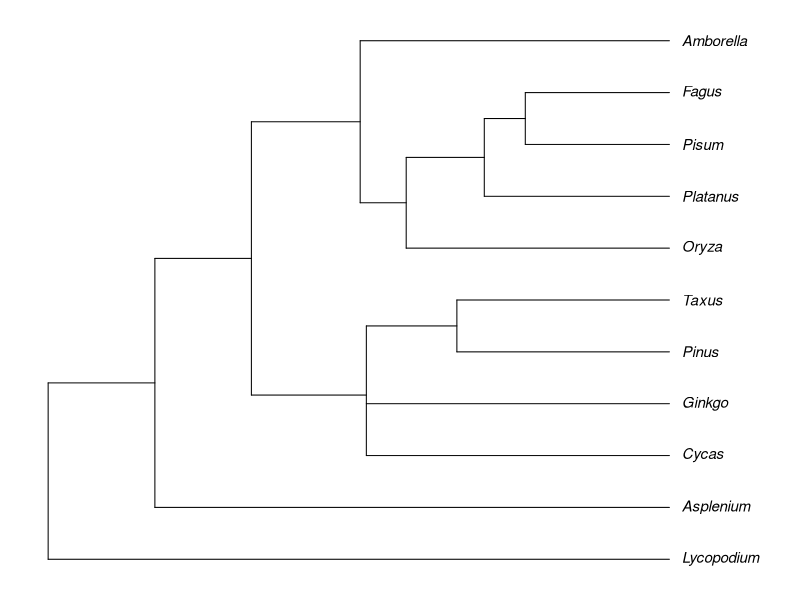
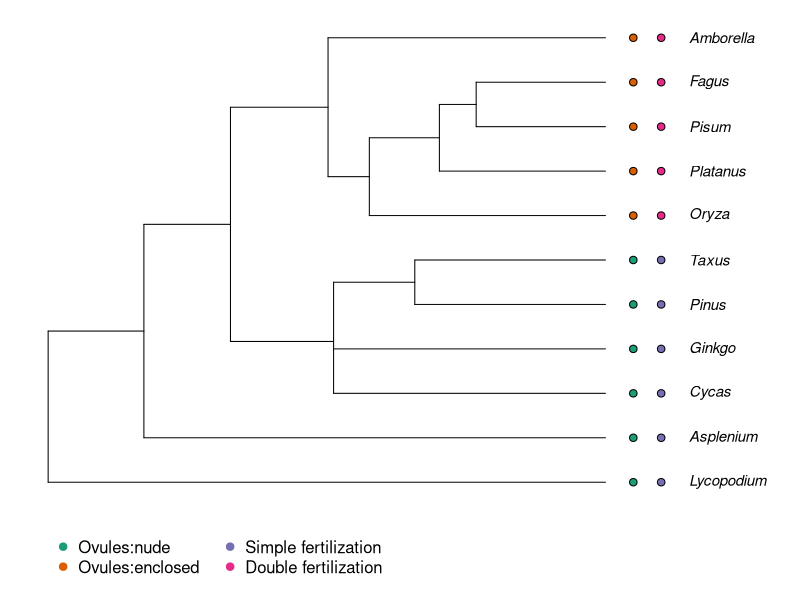

The R source for these figures, in order:
## ---- chunk 1
require(ape)
landplants.newick <- "(Marchantia:0.033817,(Lycopodium:0.040281,((Equisetum:0.048533,Osmunda:0.033640,Asplenium:0.036526):0.011806,(((Cycas:0.009460,Zamia:0.018847):0.005021,Ginkgo:0.014702,((Pinus:0.021500,(Podocarpac:0.015649,Taxus:0.021081):0.006473):0.002448,(Ephedra:0.029965,(Welwitsch:0.011298,Gnetum:0.014165):0.006883):0.016663):0.006309):0.010855,(Nymphaea:0.016835,(Saururus:0.019902,Chloranth:0.020151,((Araceae:0.020003,(Palmae:0.006005,Oryza:0.031555):0.002933):0.007654,Acorus:0.038488):0.007844,(Calycanth:0.013524,Lauraceae:0.035902):0.004656,((Magnolia:0.015119,Drimys:0.010172):0.005117,(Ranunculus:0.029027,(Nelumbo:0.006180,Platanus:0.002347):0.003958,(Buxaceae:0.013294,(Pisum:0.035675,(Fagus:0.009848,Carya:0.008236):0.001459):0.001994,(Ericaceae:0.019136,Solanaceae:0.041396):0.002619):0.004803):0.006457):0.002918):0.007348,Austrobail:0.019265,Amborella:0.019263):0.013527):0.011625):0.012469):0.019372);"
landplants.tree <- read.tree(text=landplants.newick)
species.to.keep <- c("Lycopodium","Asplenium","Cycas","Ginkgo","Pinus",
                     "Taxus","Amborella","Oryza","Platanus","Pisum","Fagus")
species.to.exclude <- landplants.tree$tip.label[!(landplants.tree$tip.label %in% 
                                                    species.to.keep)]
reduced.landplants.tree <- drop.tip(landplants.tree,species.to.exclude)
reduced.landplants.chronos <- chronos(reduced.landplants.tree,quiet=TRUE)
op <- par(mar=c(1,1,1,1))
plot(reduced.landplants.chronos, label.offset=0.02, cex=0.9)
par(op)
## ---- chunk 2
require(RColorBrewer)
enclosed.ovules <- as.factor(c("no","no","no","no","no","no","yes","yes","yes","yes","yes"))
double.fertilization <- as.factor(c("no","no","no","no","no","no","yes","yes","yes","yes","yes"))
ColorPalette1 <- brewer.pal(n = 4, name = "Dark2")
op <- par(mar=c(5,1,1,1))
plot(reduced.landplants.chronos, label.offset=0.15, cex=0.9)
tiplabels(pch=21,bg=ColorPalette1[1:2][enclosed.ovules],col="black",cex=1,adj=0.55)
tiplabels(pch=21,bg=ColorPalette1[3:4][double.fertilization],col="black",cex=1,adj=0.6)
par(xpd=TRUE)
legend(0,0,legend=c("Ovules:nude","Ovules:enclosed","Simple fertilization","Double fertilization"),col=ColorPalette1,pch=20,bty="n",cex=1,pt.cex=1.5,ncol=2)
par(op) #reset graphical parameters to defaults
## ---- chunk 3
fisher.test(matrix(c(5,0,0,6),ncol=2))
## ---- chunk 4
library(kableExtra)
tabl <- matrix(c(1,0,0,17),nrow=2)
rownames(tabl) <- c("Change in trait 1","No change in trait 1")
colnames(tabl) <- c("Change in trait 2","No change in trait 2")
tabl %>%
  kable() %>%
  kable_styling(bootstrap_options = "striped", full_width = F, position = "left") %>%
  column_spec(1, bold = TRUE)
## ---- chunk 5
fisher.test(matrix(c(1,0,0,17),ncol=2))
